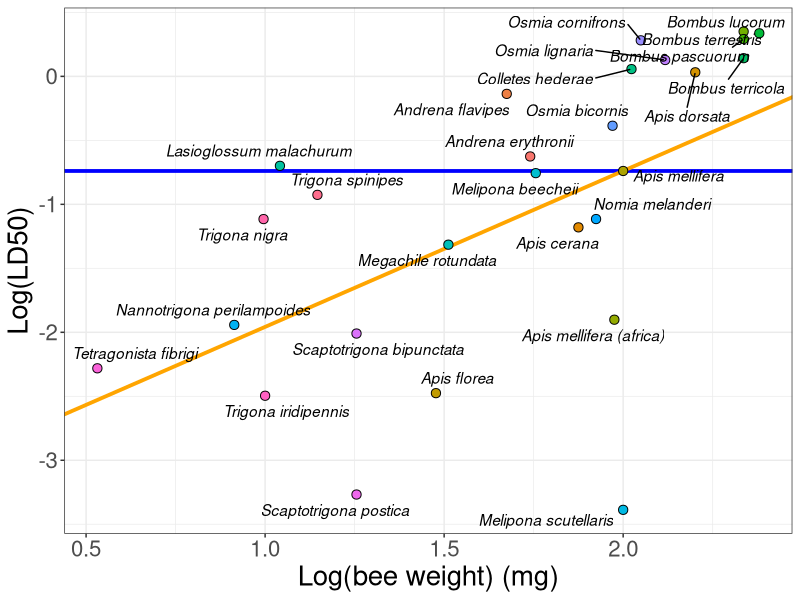

Write the R code that produced this figure. (Note: this script raises an error after producing the figure.)
# script for adjusting ld50 values by weight to other bees
# based on tobias pammingers paper
# Extrapolating Acute Contact Bee Sensitivity to Insecticides Based on Body Weight Using a Phylogenetically Informed Interspecies Scaling Framework
# https://doi.org/10.1002/etc.5045

# load packages ####
library(tidyverse)
library(broom)
library(psych) # for calculating geometric mean 
library(ggrepel)

# read in data from publication ####
rm(list = ls()) # clean environment

df <-read.csv("ld50_adjust/2020_BeeTox_database_acute_contact_publication_final_R1.csv")%>%
  mutate_if(is.character, factor) # make all characters factors


##  averaging within paper, then within chemical group, then within species ####
species_avg_df<-df %>%  
  group_by(tox_ref, chemical_group, Scientific.Name) %>%  
  mutate(paper_avg = geometric.mean(LD50_bee))%>% 
  distinct(tox_ref, .keep_all = TRUE) %>% 
  ungroup()%>%
  group_by(chemical_group, Scientific.Name,) %>% 
  mutate(overall_avg = geometric.mean(paper_avg))%>% 
  distinct(Scientific.Name, .keep_all = TRUE)%>%
  group_by(Scientific.Name,) %>% 
  mutate(species_avg = geometric.mean(overall_avg))%>% 
  distinct(Scientific.Name, .keep_all = TRUE)%>%
  mutate(log_weight = log10(weight), log_ld50 = log10(species_avg)) # then long 10 transform weight and ld50


## linear model ####

#create lm that is forced through A. mellifera
regression <- lm((log_ld50 - -0.73931903) ~ I(log_weight - 2) - 1, 
              data = species_avg_df)

print(summary(regression), digits=20)

# then calculate out the intercept
intercept <- with(species_avg_df,
    -0.73931903 - 2 * coef(regression)[1])
intercept


## graph ####
adjust_plot <- species_avg_df %>%
  ggplot(aes(x= log_weight, y=log_ld50))+
#  geom_abline(slope= 0  , intercept = -0.73931903, size = 1.3, color = "blue3")+
#  geom_abline(slope= 1.34036  , intercept = -3.420038, size= 1.3, color = "")+
    geom_abline(slope= 0  , intercept = -0.73931903, size= 1.3, color = "blue")+
    geom_abline(slope = 1.219, intercept = -3.176504, size = 1.3, color = "orange")+
  geom_point(aes(fill = Scientific.Name), color= "black", shape = 21, size = 2.8) + 
  xlab("Log(bee weight) (mg)")+
  ylab("Log(LD50)")+
  geom_text_repel(aes(label= Scientific.Name),  # add point labels
                  fontface = "italic",
                  box.padding = 0.4,
                  force = 1.5,
                  force_pull = .5)+
  theme_bw()+
  theme(legend.position = "none",
        text = element_text(size = 20))

adjust_plot

ggsave(plot = adjust_plot, file = "output/graphs/adjustplot.jpeg", width  =10, height =8)
